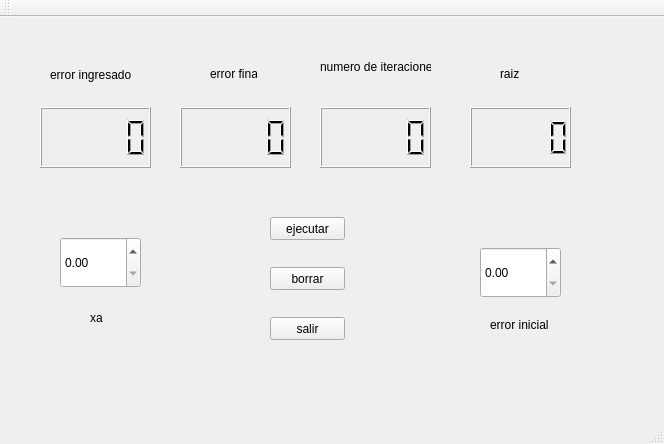
<?xml version="1.0" encoding="UTF-8"?>
<ui version="4.0">
 <class>fijo</class>
 <widget class="QMainWindow" name="fijo">
  <property name="geometry">
   <rect>
    <x>0</x>
    <y>0</y>
    <width>664</width>
    <height>444</height>
   </rect>
  </property>
  <property name="windowTitle">
   <string>fijo</string>
  </property>
  <widget class="QWidget" name="centralWidget">
   <widget class="QDoubleSpinBox" name="xa">
    <property name="geometry">
     <rect>
      <x>60</x>
      <y>220</y>
      <width>81</width>
      <height>51</height>
     </rect>
    </property>
   </widget>
   <widget class="QDoubleSpinBox" name="e1">
    <property name="geometry">
     <rect>
      <x>480</x>
      <y>230</y>
      <width>81</width>
      <height>51</height>
     </rect>
    </property>
   </widget>
   <widget class="QLCDNumber" name="lcdvalor">
    <property name="geometry">
     <rect>
      <x>470</x>
      <y>90</y>
      <width>101</width>
      <height>61</height>
     </rect>
    </property>
   </widget>
   <widget class="QLCDNumber" name="lcdef">
    <property name="geometry">
     <rect>
      <x>180</x>
      <y>90</y>
      <width>111</width>
      <height>61</height>
     </rect>
    </property>
   </widget>
   <widget class="QLCDNumber" name="lcdei">
    <property name="geometry">
     <rect>
      <x>40</x>
      <y>90</y>
      <width>111</width>
      <height>61</height>
     </rect>
    </property>
   </widget>
   <widget class="QPushButton" name="borrar">
    <property name="geometry">
     <rect>
      <x>270</x>
      <y>250</y>
      <width>75</width>
      <height>23</height>
     </rect>
    </property>
    <property name="text">
     <string>borrar</string>
    </property>
   </widget>
   <widget class="QPushButton" name="salir">
    <property name="geometry">
     <rect>
      <x>270</x>
      <y>300</y>
      <width>75</width>
      <height>23</height>
     </rect>
    </property>
    <property name="text">
     <string>salir</string>
    </property>
   </widget>
   <widget class="QLabel" name="label">
    <property name="geometry">
     <rect>
      <x>90</x>
      <y>290</y>
      <width>31</width>
      <height>21</height>
     </rect>
    </property>
    <property name="text">
     <string>xa</string>
    </property>
   </widget>
   <widget class="QLabel" name="label_2">
    <property name="geometry">
     <rect>
      <x>490</x>
      <y>300</y>
      <width>61</width>
      <height>16</height>
     </rect>
    </property>
    <property name="text">
     <string>error inicial</string>
    </property>
   </widget>
   <widget class="QLabel" name="label_3">
    <property name="geometry">
     <rect>
      <x>50</x>
      <y>50</y>
      <width>91</width>
      <height>16</height>
     </rect>
    </property>
    <property name="text">
     <string>error ingresado</string>
    </property>
   </widget>
   <widget class="QLabel" name="label_4">
    <property name="geometry">
     <rect>
      <x>210</x>
      <y>50</y>
      <width>47</width>
      <height>13</height>
     </rect>
    </property>
    <property name="text">
     <string>error final</string>
    </property>
   </widget>
   <widget class="QLabel" name="label_5">
    <property name="geometry">
     <rect>
      <x>500</x>
      <y>50</y>
      <width>47</width>
      <height>13</height>
     </rect>
    </property>
    <property name="text">
     <string>raiz</string>
    </property>
   </widget>
   <widget class="QPushButton" name="ejecutar">
    <property name="geometry">
     <rect>
      <x>270</x>
      <y>200</y>
      <width>75</width>
      <height>23</height>
     </rect>
    </property>
    <property name="text">
     <string>ejecutar</string>
    </property>
   </widget>
   <widget class="QLCDNumber" name="lcdvalori">
    <property name="geometry">
     <rect>
      <x>320</x>
      <y>90</y>
      <width>111</width>
      <height>61</height>
     </rect>
    </property>
   </widget>
   <widget class="QLabel" name="label_6">
    <property name="geometry">
     <rect>
      <x>320</x>
      <y>40</y>
      <width>111</width>
      <height>20</height>
     </rect>
    </property>
    <property name="text">
     <string>numero de iteraciones</string>
    </property>
   </widget>
  </widget>
  <widget class="QMenuBar" name="menuBar">
   <property name="geometry">
    <rect>
     <x>0</x>
     <y>0</y>
     <width>664</width>
     <height>21</height>
    </rect>
   </property>
  </widget>
  <widget class="QToolBar" name="mainToolBar">
   <attribute name="toolBarArea">
    <enum>TopToolBarArea</enum>
   </attribute>
   <attribute name="toolBarBreak">
    <bool>false</bool>
   </attribute>
  </widget>
  <widget class="QStatusBar" name="statusBar"/>
 </widget>
 <layoutdefault spacing="6" margin="11"/>
 <resources/>
 <connections/>
</ui>
